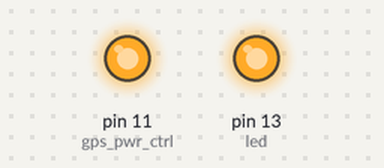
A sketch run on a simulated Arduino Mega 2560, built with avr-gcc and run on an emulated ATmega2560. Shown: output pins drawn as LEDs (lit = HIGH).

Above: at 0.1 s.
Timing chart, 0 to 1.6 s (numbered marks = the images above):
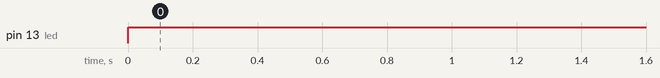

Measured:
- by itself, pin 13 (led): LOW → HIGH at 0.00 s

The sketch:

gps.ino
```cpp
int led=13;
int gps_pwr_ctrl=11;

void setup()
{
  Serial1.begin(9600,SERIAL_8N1);
  pinMode(led,OUTPUT);
  pinMode(gps_pwr_ctrl,OUTPUT);
  digitalWrite(gps_pwr_ctrl,HIGH);
}

void loop()
{
  int c;
  if( Serial1.available() > 0 ) {
    c = Serial1.read();
    Serial.write(c);
  }

  digitalWrite(led,HIGH);
//  delay(5000);
//  digitalWrite(led,LOW);
//  delay(5000);
}
```
